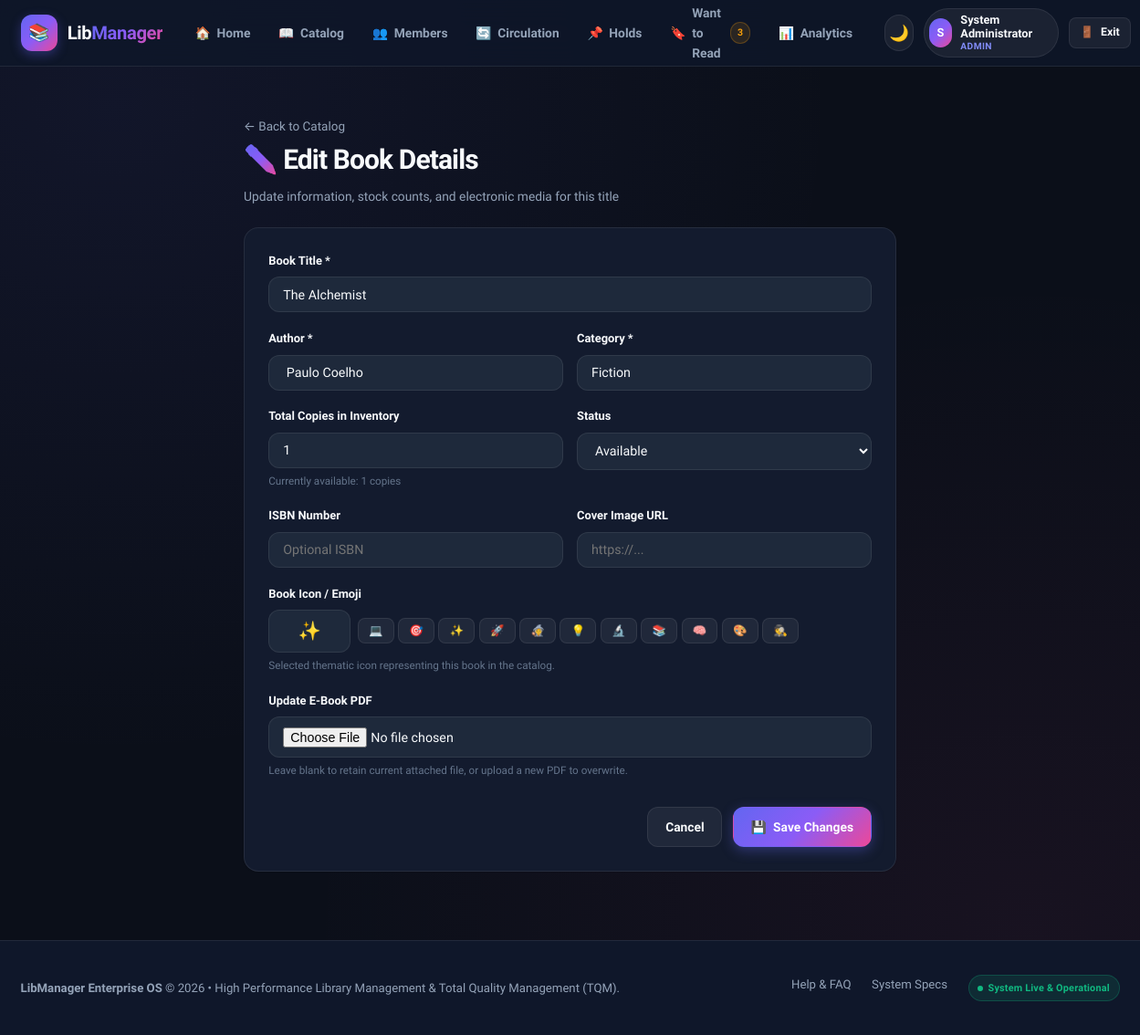
Page /edit/4 (signed in) on the earlier database version.
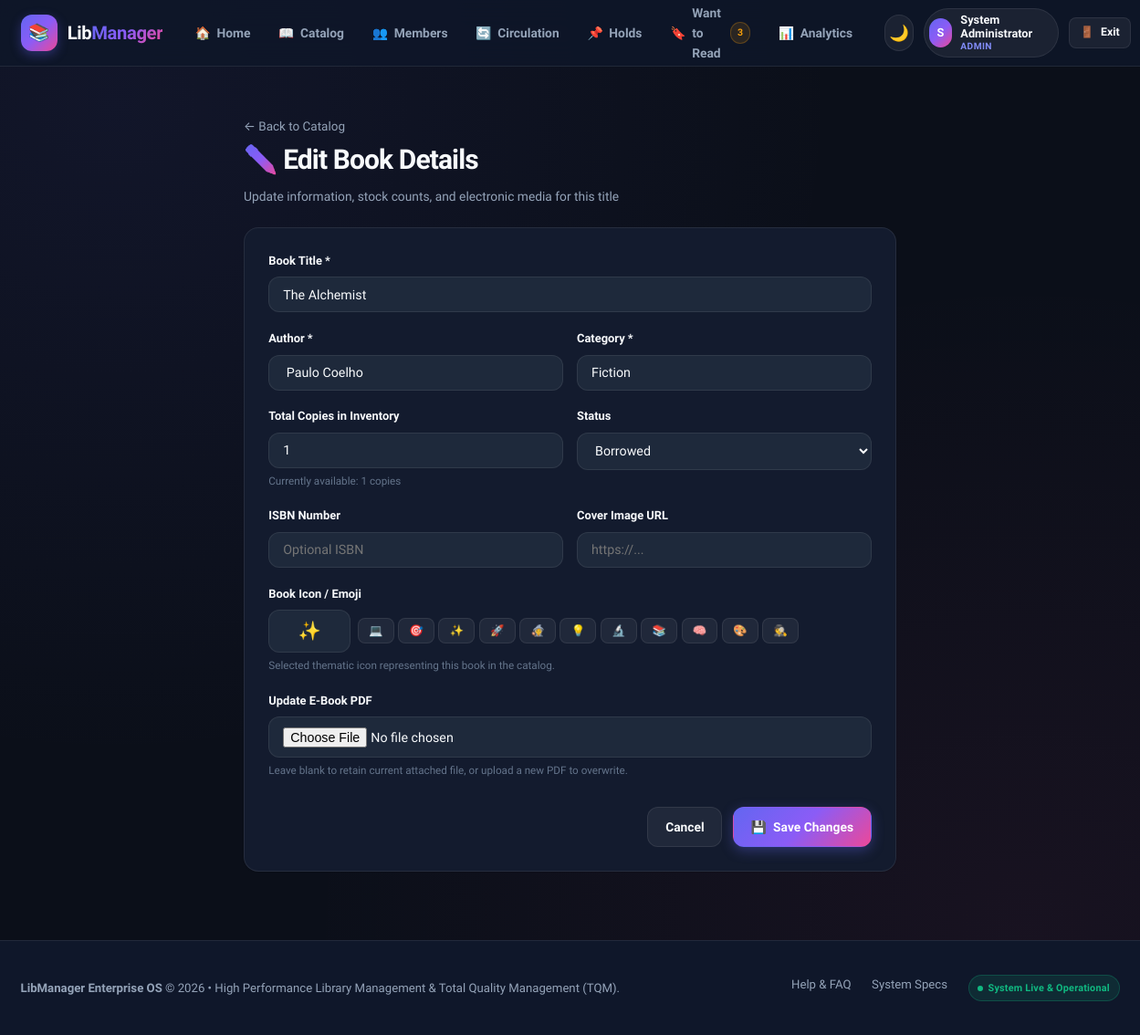
Same page on the later database version.
### tables this page shows
CREATE TABLE books (
            id INTEGER PRIMARY KEY AUTOINCREMENT,
            title TEXT NOT NULL,
            author TEXT NOT NULL,
            category TEXT NOT NULL,
            status TEXT DEFAULT 'Available'
        , isbn TEXT, cover_url TEXT, total_copies INTEGER DEFAULT 1, available_copies INTEGER DEFAULT 1, pdf_url TEXT, icon TEXT);

### app.py (the view, shortened to what this page needs)
@app.route("/edit/<int:id>", methods=["GET", "POST"])
@login_required
def edit_book(id):
    conn = get_db_connection()
    book = conn.execute("SELECT * FROM books WHERE id = ?", (id,)).fetchone()
    if not book:
        conn.close()
        flash("Book not found!", "danger")
        return redirect(url_for("books_catalog"))
    conn.close()
    return render_template("edit.html", book=book)

### app.py (called while the page is built)
def get_db_connection():
    conn = sqlite3.connect(DATABASE)
    conn.row_factory = sqlite3.Row
    return conn

def login_required(f):
    @wraps(f)
    def decorated_function(*args, **kwargs):
        if "user_id" not in session:
            flash("Please sign in to access your library account.", "warning")
            return redirect(url_for("login_page", next=request.url))
        return f(*args, **kwargs)
    return decorated_function

### templates/edit.html (shortened to what the changed rows need)
{% extends "base.html" %}
{% block content %}
<div class="container" style="max-width: 760px; padding-top: 2rem; padding-bottom: 3rem;">
  <div style="margin-bottom: 1.5rem;">
    <h1 class="page-title" style="margin-top: 0.5rem; font-size: 2rem;">
      <span>✏️</span> Edit Book Details
    </h1>
  </div>
  <div class="card">
    <form action="{{ url_for('edit_book', id=book.id) }}" method="POST" enctype="multipart/form-data">
      <div class="form-group">
        <label class="form-label" for="editTitle">Book Title *</label>
        <input type="text" name="title" id="editTitle" class="form-control" value="{{ book.title }}" required>
      </div>
      <div class="form-row">
        <div class="form-group">
          <label class="form-label" for="editAuthor">Author *</label>
          <input type="text" name="author" id="editAuthor" class="form-control" value="{{ book.author }}" required>
        </div>
        <div class="form-group">
          <label class="form-label" for="editCategory">Category *</label>
          <input type="text" name="category" id="editCategory" class="form-control" value="{{ book.category }}" required>
        </div>
      </div>
      <div class="form-row">
        <div class="form-group">
          <label class="form-label" for="editCopies">Total Copies in Inventory</label>
          <input type="number" name="total_copies" id="editCopies" class="form-control" value="{{ book.total_copies or 1 }}" min="1" required>
          <div class="form-hint">Currently available: {{ book.available_copies or 0 }} copies</div>
        </div>
        <div class="form-group">
          <label class="form-label" for="editStatus">Status</label>
          <select name="status" id="editStatus" class="form-select">
            <option value="Available" {% if book.status == 'Available' %}selected{% endif %}>Available</option>
            <option value="Borrowed" {% if book.status == 'Borrowed' %}selected{% endif %}>Borrowed</option>
          </select>
        </div>
      </div>
      <div class="form-group">
        <div style="display: flex; gap: 0.5rem; align-items: center; flex-wrap: wrap;">
          <input type="text" name="icon" id="editIcon" class="form-control" value="{{ book.icon or get_book_icon(book.title, book.category) }}" style="width: 90px; text-align: center; font-size: 1.35rem;">
          <div style="display: flex; gap: 0.3rem; flex-wrap: wrap;">
            <button type="button" class="btn btn-secondary btn-sm" onclick="document.getElementById('editIcon').value='💻'">💻</button>
            <button type="button" class="btn btn-secondary btn-sm" onclick="document.getElementById('editIcon').value='🎯'">🎯</button>
            <button type="button" class="btn btn-secondary btn-sm" onclick="document.getElementById('editIcon').value='✨'">✨</button>
            <button type="button" class="btn btn-secondary btn-sm" onclick="document.getElementById('editIcon').value='🚀'">🚀</button>
            <button type="button" class="btn btn-secondary btn-sm" onclick="document.getElementById('editIcon').value='🧙'">🧙</button>
            <button type="button" class="btn btn-secondary btn-sm" onclick="document.getElementById('editIcon').value='💡'">💡</button>
            <button type="button" class="btn btn-secondary btn-sm" onclick="document.getElementById('editIcon').value='🔬'">🔬</button>
            <button type="button" class="btn btn-secondary btn-sm" onclick="document.getElementById('editIcon').value='📚'">📚</button>
            <button type="button" class="btn btn-secondary btn-sm" onclick="document.getElementById('editIcon').value='🧠'">🧠</button>
            <button type="button" class="btn btn-secondary btn-sm" onclick="document.getElementById('editIcon').value='🎨'">🎨</button>
            <button type="button" class="btn btn-secondary btn-sm" onclick="document.getElementById('editIcon').value='🕵️'">🕵️</button>
          </div>
        </div>
      </div>
    </form>
  </div>
</div>
{% endblock %}

Differences in the rows shown:
changed books "The Alchemist": status "Available" → "Borrowed"
